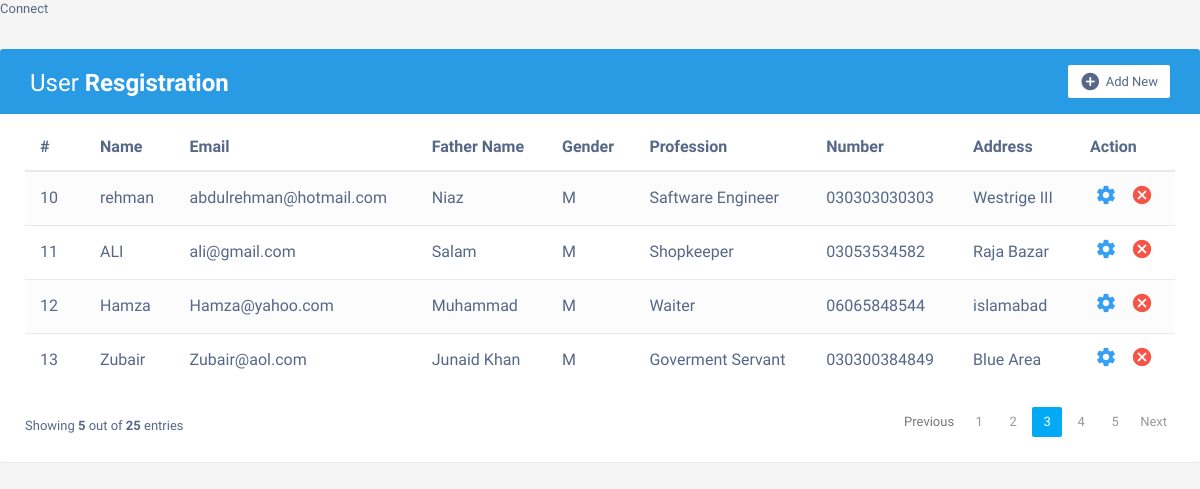
The page / on the database its author committed.
### tables this page shows
CREATE TABLE `registration_tb` (
  `id` int(11) NOT NULL,
  `name` text NOT NULL,
  `email` text NOT NULL,
  `fname` text NOT NULL,
  `gender` text NOT NULL,
  `profession` text NOT NULL,
  `number` text NOT NULL,
  `address` text NOT NULL
);

### index.php (the view, shortened to what this page needs)
<?php
  include("connection.php");
    $query1 = "SELECT * FROM registration_tb";
     $result = mysqli_query($mysqli, $query1);
    ?>
<!DOCTYPE html>
<html lang="en">
<head>
<link rel="stylesheet" href="https://maxcdn.bootstrapcdn.com/font-awesome/4.7.0/css/font-awesome.min.css">
<link rel="stylesheet" href="https://maxcdn.bootstrapcdn.com/bootstrap/3.3.7/css/bootstrap.min.css">
</head>
<body>
    <div class="">
        <div class="table-wrapper">
            <div class="table-title">
                <div class="row">
                    <div class="col-sm-5">
						<h2>User <b>Resgistration</b></h2>
					</div>
					<div class="col-sm-7">
						<a href="add.php" class="btn btn-primary"><i class="material-icons">&#xE147;</i> <span>Add New </span></a>
					</div>
                </div>
            </div>
            <table class="table table-striped table-hover">
                <thead>
                    <tr>
                        <th>#</th>
                        <th>Name</th>
						<th>Email</th>
						<th>Father Name</th>
                        <th>Gender</th>
						<th>Profession</th>
						<th>Number</th>
						<th>Address</th>
						<th>Action</th>
                    </tr>
                </thead>
                <tbody>
                    <?php
                    while ($row = mysqli_fetch_array($result)) {
                    ?>
                    <tr>
                        <td><?php echo $row['id'] ?></td>
                        <td><?php echo $row['name'] ?></td>
                        <td><?php echo $row['email'] ?></td>
                        <td><?php echo $row['fname'] ?></td>
                        <td><?php echo $row['gender'] ?></td>
                        <td><?php echo $row['profession'] ?></td>
                        <td><?php echo $row['number'] ?></td>
                        <td><?php echo $row['address'] ?></td>
						<td>
            <a href="update.php?upd= <?php echo  $row['id']; ?>" class="settings" title="Settings" data-toggle="tooltip"><i class="material-icons">&#xE8B8;</i></a>
            <a href="delete.php?dlt= <?php echo  $row['id']; ?>" class="delete" title="Delete" data-toggle="tooltip"><i class="material-icons">&#xE5C9;</i></a>
                        </td>
                    </tr>
                    <?php
                      }
                    ?>
                </tbody>
            </table>
			<div class="clearfix">
                <div class="hint-text">Showing <b>5</b> out of <b>25</b> entries</div>
                <ul class="pagination">
                    <li class="page-item disabled"><a href="#">Previous</a></li>
                    <li class="page-item"><a href="#" class="page-link">1</a></li>
                    <li class="page-item"><a href="#" class="page-link">2</a></li>
                    <li class="page-item active"><a href="#" class="page-link">3</a></li>
                    <li class="page-item"><a href="#" class="page-link">4</a></li>
                    <li class="page-item"><a href="#" class="page-link">5</a></li>
                    <li class="page-item"><a href="#" class="page-link">Next</a></li>
                </ul>
            </div>
        </div>
    </div>
</body>
</html>

### index.php (style rules this page uses)
body { color: #566787; background: #f5f5f5; font-family: 'Varela Round', sans-serif; font-size: 13px; }
.table-wrapper { background: #fff; padding: 20px 25px; margin: 30px 0; border-radius: 3px; box-shadow: 0 1px 1px rgba(0,0,0,.05); }
.table-title { padding-bottom: 15px; background: #299be4; color: #fff; padding: 16px 30px; margin: -20px -25px 10px; border-radius: 3px 3px 0 0; }
.table-title h2 { margin: 5px 0 0; font-size: 24px; }
.table-title .btn { color: #566787; float: right; font-size: 13px; background: #fff; border: none; min-width: 50px; border-radius: 2px; border: none; outline: none !important; margin-left: 10px; }
.table-title .btn i { float: left; font-size: 21px; margin-right: 5px; }
.table-title .btn span { float: left; margin-top: 2px; }
table.table tr th, table.table tr td { border-color: #e9e9e9; padding: 12px 15px; vertical-align: middle; }
table.table tr th:first-child { width: 60px; }
table.table tr th:last-child { width: 100px; }
table.table-striped tbody tr:nth-of-type(odd) { background-color: #fcfcfc; }
table.table td:last-child i { opacity: 0.9; font-size: 22px; margin: 0 5px; }
table.table td a { font-weight: bold; color: #566787; display: inline-block; text-decoration: none; }
table.table td a.settings { color: #2196F3; }
table.table td a.delete { color: #F44336; }
table.table td i { font-size: 19px; }
.pagination { float: right; margin: 0 0 5px; }
.pagination li a { border: none; font-size: 13px; min-width: 30px; min-height: 30px; color: #999; margin: 0 2px; line-height: 30px; border-radius: 2px !important; text-align: center; padding: 0 6px; }
.pagination li.active a, .pagination li.active a.page-link { background: #03A9F4; }
.hint-text { float: left; margin-top: 10px; font-size: 13px; }

### rows shown on the page
registration_tb: id "10", name "rehman", email "abdulrehman@hotmail.com", fname "Niaz", gender "M", profession "Saftware Engineer", number "030303030303", address "Westrige III"
registration_tb: id "11", name "ALI", email "ali@gmail.com", fname "Salam", gender "M", profession "Shopkeeper", number "03053534582", address "Raja Bazar"
registration_tb: id "12", name "Hamza", email "Hamza@yahoo.com", fname "Muhammad", gender "M", profession "Waiter", number "06065848544", address "islamabad"
registration_tb: id "13", name "Zubair", email "Zubair@aol.com", fname "Junaid Khan", gender "M", profession "Goverment Servant", number "030300384849", address "Blue Area"
